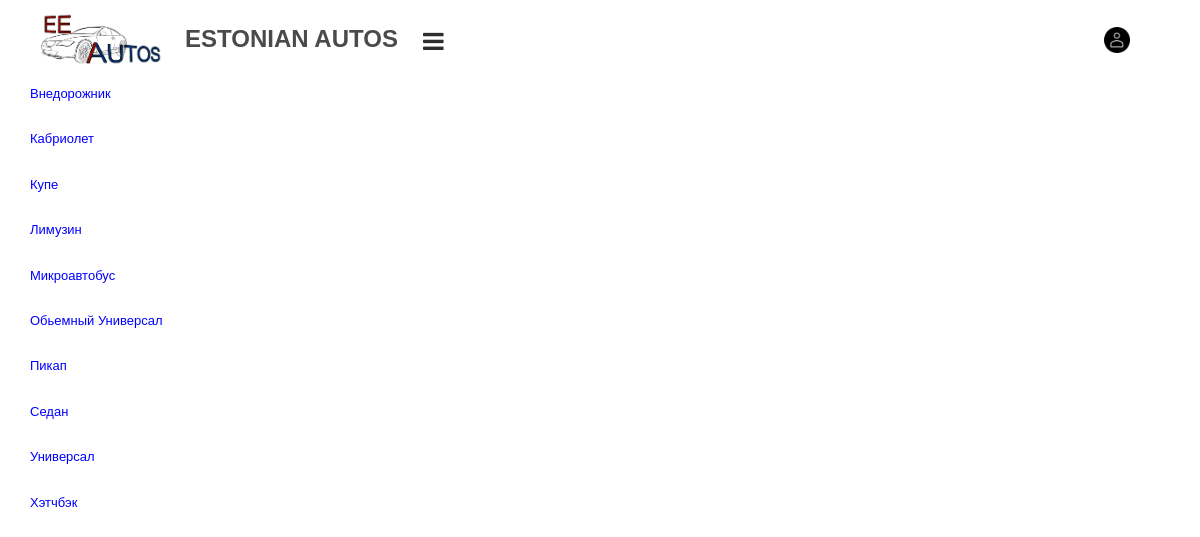
Screenshot of /courses with the database file from the repository.
### tables this page shows
CREATE TABLE `categories` (
  `CategoryId` int(8) NOT NULL,
  `CategoryName` varchar(50) NOT NULL
);

### controller/Controller.php (called while the page is built, shortened)
<?php
class Controller{
	public static function Courses(){
		$categor=Model::getCategoryList();
		include_once 'view/courses.php';
	}
}

### route/routing.php (called while the page is built)
<?php
$host = explode('?',$_SERVER['REQUEST_URI'])[0];
$num=substr_count($host, '/');
$path = explode('/', $host)[$num];
if($path == '' OR $path == 'index.php')
{
	$response = Controller::StartSite();
}
elseif($path == 'aboutUs'){
	$response = controller::AboutUs();
}
elseif($path == 'courses'){
	$response = controller::Courses();
}
elseif($path == 'newcarsList'){
	$response = controller::NewCarsList();
}
elseif($path == 'oldcarsList'){
	$response = controller::OldCarsList();
}
elseif($path=='category' && isset($_GET['id'])){
	$response = controller::CoursesList($_GET['id']);
}
elseif($path=='course' && isset($_GET['id'])){
	$response = controller::CoursesDetail($_GET['id']);
}
elseif($path == 'contacts'){
	$response = controller::Contacts();
}
elseif($path == 'login'){
	$response = controller::Login();
}
elseif($path == 'reg'){
	$response = controller::reg();
}
elseif($path=='loginResult'){
	$response = Controller::LoginResult();
}
elseif($path =='CorrectLogin'){
	$response = Controller::CorrectLogin();
}elseif($path =='CorrectRegister'){
	$response = Controller::CorrectRegister();
}
elseif($path == 'profile'){
	$response = Controller::Profile();
}
elseif($path=='registerResult'){
$response = Controller::RegisterResult();
}
elseif($path=='logout'){
	$response = Controller::Logout();
}
elseif($path=='politics'){
	$response = Controller::Politics();
}
elseif($path=='MyProfile' && isset($_GET['id'])){
	$response = Controller::MyProfile($_GET['id']);
}
elseif($path=='ProfileEdit' && isset($_GET['id'])){
$response = Controller::ProfileEditForm($_GET['id']);
}
elseif($path=='ProfileEditResult' && isset($_GET['id'])){
	$response = Controller::ProfileEditResult($_GET['id']);
}
elseif($path=='editCategory' && isset($_GET['id'])){
	$response = Controller::EditCategory($_GET['id']);
}
	elseif($path=='editCategoryResult' && isset($_GET['id'])){
	$response = Controller::EditCategoryResult($_GET['id']);
}
elseif($path=='editCourse' && isset($_GET['id'])){
	$response = Controller::EditCourse($_GET['id']);
}
	elseif($path=='editCourseResult' && isset($_GET['id'])){
	$response = Controller::EditCourseResult($_GET['id']);
}
elseif($path=='addCategory'){
	$response = Controller::AddCategory();
}
	elseif($path=='editCategoryResult' && isset($_GET['id'])){
	$response = Controller::EditCategoryResult($_GET['id']);
}
elseif($path=='addCourse' && isset($_GET['id'])){
	$response = Controller::AddCourse($_GET['id']);
}
elseif($path=='addCategoryResult'){
	$response = Controller::AddCategoryResult();
}
elseif($path=='addCourseResult' && isset($_GET['id'])){
	$response = Controller::AddCourseResult($_GET['id']);
}
elseif($path=='deleteCategory' && isset($_GET['id'])){
	$response = Controller::DelCategory($_GET['id']);
}
elseif($path=='deleteCourse' && isset($_GET['id'])){
	$response = Controller::DelCourse($_GET['id']);
}
elseif($path=='userAddCourse' && isset($_GET['id'])){
	$response = Controller::UserAddCourse($_GET['id']);
}
elseif($path=='myCourses' && isset($_GET['id'])){
	$response = Controller::MyCourses($_GET['id']);
}
elseif($path=='courseEnd' && isset($_GET['id'])){
	$response = Controller::CourseEnd($_GET['id']);
}
elseif($path=='adminMenu'){
	$response = Controller::AdminMenu();
}
elseif($path=='addUser'){
	$response = Controller::addUserForm();
}
elseif($path=='deleteProfile' && isset($_GET['id'])){
	$response = Controller::DeleteProfile($_GET['id']);
}
elseif($path=='deleteComment' && isset($_GET['comId']) && isset($_GET['id'])){
	$response = Controller::DeleteComment($_GET['comId'], $_GET['id']);
}
elseif($path=='addComment' && isset($_GET['id'])){
	$response = Controller::AddComment($_GET['id']);
}
else {
	$response = Controller::error404();
}
?>

### index.php (called while the page is built, shortened)
<?php
include_once 'inc/database.php';
include_once 'model/Model.php';
include_once 'controller/Controller.php';
include_once 'route/routing.php';

### inc/Database.php (called while the page is built, shortened)
<?php
class database{
private $conn;
private $host;
private $user;
private $password;
private $baseName;
function __construct() {
	$this->conn=false;
	$this->host='localhost';
	$this->user='root';
	$this->password='';
	$this->baseName='cars';
}
function connect(){
try{
$this->conn = new PDO('mysql:host='.$this->host.';dbname='.$this->
baseName, $this->user, $this->password, array(PDO::
MYSQL_ATTR_INIT_COMMAND => 'SET NAMES utf8'));
} catch (Exception $ex) {
	die("Connected failed: ".$ex->getMessage());
}
	return $this->conn;
}
function getAll($query){
	$stmt= $this->conn->prepare($query);
	$stmt->execute();
	$stmt->setFetchMode(PDO::FETCH_ASSOC);
	$response=$stmt->fetchAll();
	return $response;
}
}

### model/Model.php (called while the page is built, shortened)
<?php
class Model{
	public static function getCategoryList(){
	$sql = "SELECT * FROM `categories` ORDER BY `categories`.`CategoryName` ASC";
	$db=new database();
	$rows=$db->getAll($sql);
	return $rows;
	}
}

### view/courses.php (the view, shortened to what this page needs)
  <h2 class="bodyHeaderMain">Free Courses</h2>
  <p class="bodyHeader" style="font-size:1.3vw";>Select course category:</p>
<div class="categoryDiv">
  <?php
 foreach($categor as $category){
	 echo '<li style="list-style-type: none; margin: 30px; min-width: 200px;">';
	 echo '<a class="CourseUnitDiv" href="category?id='.$category['CategoryId'].'">'.$category['CategoryName'].'</a>';
	 echo '</li>';
 }
  ?>
 </div>
 <?php
 $content=ob_get_clean();
 include_once 'view/layout.php';
 ?>

### view/layout.php (shortened to what this page needs)
<!DOCTYPE html>
<html lang="en">
    <head>
        <link rel="stylesheet" type="text/css" href="styles/bootstrap-4.1.2/bootstrap.min.css">
        <link href="plugins/font-awesome-4.7.0/css/font-awesome.min.css" rel="stylesheet" type="text/css">
        <link href="Untitled1.css" rel="stylesheet">
        <link rel="stylesheet" type="text/css" href="plugins/OwlCarousel2-2.2.1/owl.carousel.css">
        <link rel="stylesheet" type="text/css" href="plugins/OwlCarousel2-2.2.1/owl.theme.default.css">
        <link rel="stylesheet" type="text/css" href="plugins/OwlCarousel2-2.2.1/animate.css">
        <link rel="stylesheet" type="text/css" href="styles/main_styles.css">
        <link rel="stylesheet" type="text/css" href="styles/responsive.css">
        <link rel="stylesheet" type="text/css" href="index.css">
        <link rel="stylesheet" type="text/css" href="index.css">
        <link rel="stylesheet" type="text/css" href="Untitled1.css">
    </head>
    <body>
        <div class="super_container">
            <header class="header">
                <div class="header_content d-flex flex-row align-items-center justify-content-start">
                    <div class="logo">
                        <a href="#">
                            <div class="d-flex flex-row align-items-center justify-content-start">
                                <div><img src="images/logo.png" style="max-width:150px;width:100%"></div>
                                <div>ESTONIAN AUTOS</div>
                            </div>
                        </a>
                    </div>
                    <div class="hamburger"><i class="fa fa-bars" aria-hidden="true"></i></div>
                    <div class="header_right d-flex flex-row align-items-center justify-content-start ml-auto">
                        <?php
                        if (isset($_SESSION['UserName'])) {
                            echo '<div class = "menu_nav1">';
                            echo '<ul class="d-flex flex-row align-items-start justify-content-start">';
                            echo ' <li><a style="margin-left: 40px" href="logout">Log out</a></li>';
                            echo ' <li><a style="margin-left: 40px"href="profile">My profile</a></li>';
                            echo ' <li><a style="margin-left: 40px" >You are logged in as: ' . $_SESSION["UserName"] . '</a></li>';
                            echo '</ul>';
                            echo '</div>';
                        } else {
                            ?>
                            <div class="user"><a href="login"><div><img src="images/anonim.png" style="max-width:150px;width:100%"></div></a></div>
                            <?php
                        }
                        ?>
                    </div>
                </div>
            </header>
        </div>
<div class="body">
<div class="content">
<?php
if(isset($content)) echo $content;
?>
</div>
    </body>
</html>

### html autolistcat/Untitled1.css (style rules this page uses)
a { color: #0000FF; text-decoration: underline; }
h2, .h2 { font-family: Arial; font-weight: bold; font-size: 27px; text-decoration: none; color: #000000; background-color: transparent; margin: 0px 0px 0px 0px; padding: 0px 0px 0px 0px; display: inline; }

### styles/main_styles.css (style rules this page uses)
* { margin: 0; padding: 0; -webkit-font-smoothing: antialiased; -webkit-text-shadow: rgba(0,0,0,.01) 0 0 1px; text-shadow: rgba(0,0,0,.01) 0 0 1px; }
body { font-family: 'Roboto', sans-serif; font-size: 14px; font-weight: 400; background: #FFFFFF; color: #a5a5a5; }
div { display: block; position: relative; -webkit-box-sizing: border-box; -moz-box-sizing: border-box; box-sizing: border-box; }
p { font-family: 'Roboto', sans-serif; font-size: 16px; line-height: 1.5; font-weight: 300; color: #969696; -webkit-font-smoothing: antialiased; -webkit-text-shadow: rgba(0,0,0,.01) 0 0 1px; text-shadow: rgba(0,0,0,.01) 0 0 1px; }
p:last-of-type { margin-bottom: 0; }
a { -webkit-transition: all 200ms ease; -moz-transition: all 200ms ease; -ms-transition: all 200ms ease; -o-transition: all 200ms ease; transition: all 200ms ease; }
a, a:hover, a:visited, a:active, a:link { text-decoration: none; -webkit-font-smoothing: antialiased; -webkit-text-shadow: rgba(0,0,0,.01) 0 0 1px; text-shadow: rgba(0,0,0,.01) 0 0 1px; }
h2 { font-size: 36px; }
h1, h2, h3, h4, h5, h6 { font-family: 'Roboto', sans-serif; -webkit-font-smoothing: antialiased; -webkit-text-shadow: rgba(0,0,0,.01) 0 0 1px; text-shadow: rgba(0,0,0,.01) 0 0 1px; line-height: 1.2; }
img { max-width: 100%; }
.super_container { width: 100%; overflow: hidden; }
.header { display: block; position: relative; position: fixed; top: 0; left: 0; width: 100%; background: #FFFFFF; z-index: 100; -webkit-transition: all 400ms ease; -moz-transition: all 400ms ease; -ms-transition: all 400ms ease; -o-transition: all 400ms ease; transition: all 400ms ease; }
.header_content { width: 100%; height: 79px; padding-left: 20px; padding-right: 42px; }
.logo a > div > div:last-child { padding-left: 15px; font-size: 24px; font-weight: 700; color: #4a4a4a; }
.hamburger { display: none; margin-left: 25px; cursor: pointer; margin-top: 4px; }
.hamburger i { font-size: 24px; color: #2e2e2e; }
.user { margin-right: 28px; }
.user a > div { width: 40px; height: 40px; }

### styles/responsive.css (style rules this page uses)
@media only screen and (max-width: 1440px) { .user a > div { width: 26px; height: 26px; } }
@media only screen and (max-width: 1440px) { .hamburger { display: block; } }

### html autolistcat/index.css (style rules this page uses)
body { background-color: #FFFFFF; color: #000000; font-family: Arial; font-weight: normal; font-size: 13px; line-height: 1.1875; margin: 0; padding: 0; }

### rows the page displays
categories: CategoryName "Внедорожник"
categories: CategoryName "Кабриолет"
categories: CategoryName "Купе"
categories: CategoryName "Лимузин"
categories: CategoryName "Микроавтобус"
categories: CategoryName "Обьемный Универсал"
categories: CategoryName "Пикап"
categories: CategoryName "Седан"
categories: CategoryName "Универсал"
categories: CategoryName "Хэтчбэк"
